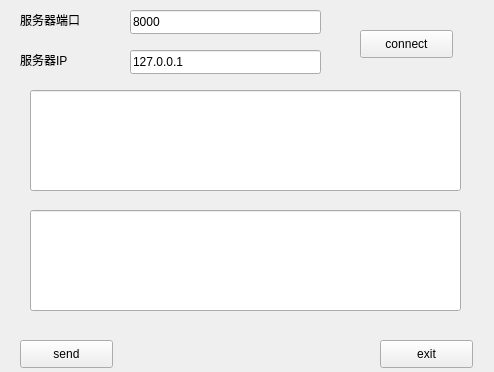
<?xml version="1.0" encoding="UTF-8"?>
<ui version="4.0">
 <class>clientwidget</class>
 <widget class="QWidget" name="clientwidget">
  <property name="geometry">
   <rect>
    <x>0</x>
    <y>0</y>
    <width>494</width>
    <height>372</height>
   </rect>
  </property>
  <property name="windowTitle">
   <string>Form</string>
  </property>
  <widget class="QLabel" name="label">
   <property name="geometry">
    <rect>
     <x>20</x>
     <y>10</y>
     <width>81</width>
     <height>19</height>
    </rect>
   </property>
   <property name="text">
    <string>服务器端口</string>
   </property>
  </widget>
  <widget class="QLabel" name="label_2">
   <property name="geometry">
    <rect>
     <x>20</x>
     <y>50</y>
     <width>69</width>
     <height>19</height>
    </rect>
   </property>
   <property name="text">
    <string>服务器IP</string>
   </property>
  </widget>
  <widget class="QLineEdit" name="lineEditport">
   <property name="geometry">
    <rect>
     <x>130</x>
     <y>10</y>
     <width>191</width>
     <height>24</height>
    </rect>
   </property>
   <property name="text">
    <string>8000</string>
   </property>
  </widget>
  <widget class="QLineEdit" name="lineEditIp">
   <property name="geometry">
    <rect>
     <x>130</x>
     <y>50</y>
     <width>191</width>
     <height>24</height>
    </rect>
   </property>
   <property name="text">
    <string>127.0.0.1</string>
   </property>
  </widget>
  <widget class="QPushButton" name="pushButton">
   <property name="geometry">
    <rect>
     <x>360</x>
     <y>30</y>
     <width>93</width>
     <height>28</height>
    </rect>
   </property>
   <property name="text">
    <string>connect</string>
   </property>
  </widget>
  <widget class="QLineEdit" name="lineEditRead">
   <property name="geometry">
    <rect>
     <x>30</x>
     <y>90</y>
     <width>431</width>
     <height>101</height>
    </rect>
   </property>
   <property name="readOnly">
    <bool>true</bool>
   </property>
  </widget>
  <widget class="QLineEdit" name="lineEditWrite">
   <property name="geometry">
    <rect>
     <x>30</x>
     <y>210</y>
     <width>431</width>
     <height>101</height>
    </rect>
   </property>
  </widget>
  <widget class="QPushButton" name="pushButton_2">
   <property name="geometry">
    <rect>
     <x>20</x>
     <y>340</y>
     <width>93</width>
     <height>28</height>
    </rect>
   </property>
   <property name="text">
    <string>send</string>
   </property>
  </widget>
  <widget class="QPushButton" name="pushButton_3">
   <property name="geometry">
    <rect>
     <x>380</x>
     <y>340</y>
     <width>93</width>
     <height>28</height>
    </rect>
   </property>
   <property name="text">
    <string>exit</string>
   </property>
  </widget>
 </widget>
 <resources/>
 <connections/>
</ui>
